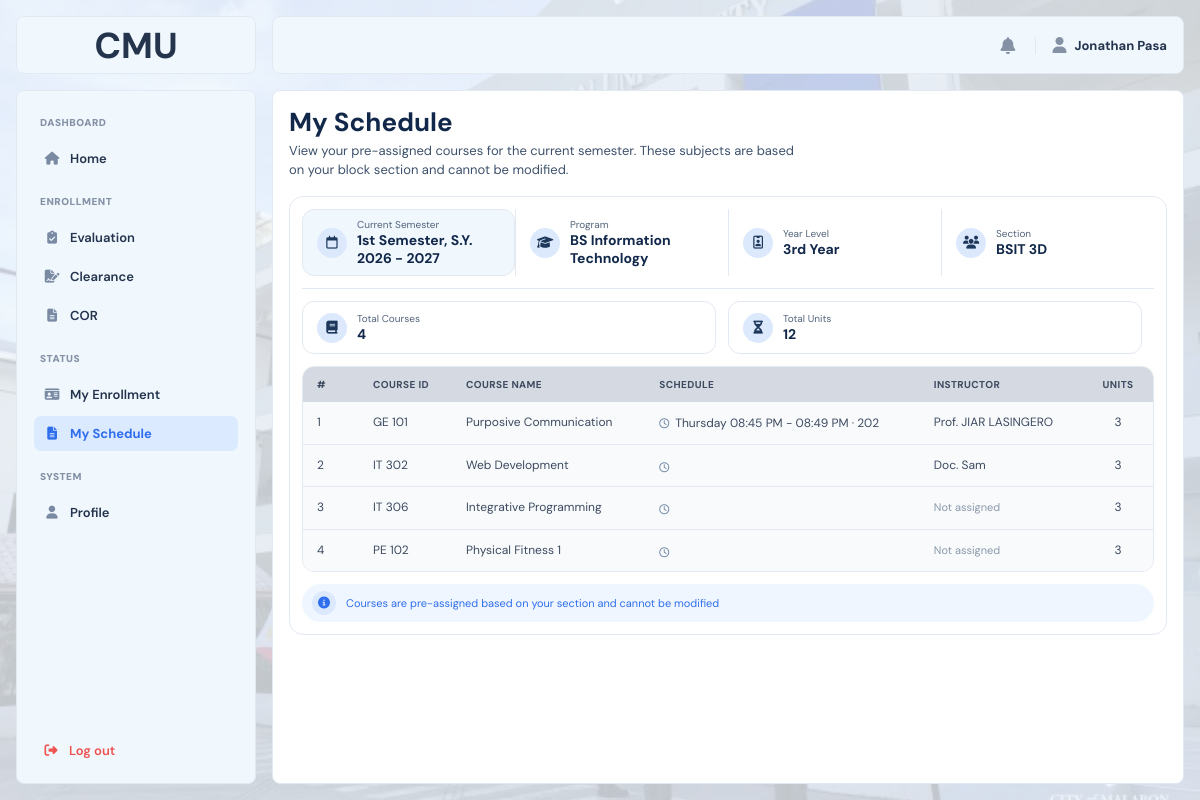
The page /?page=course_offering (signed in) on the database its author committed.
### tables this page shows
CREATE TABLE `system_settings` (
  `setting_id` int(10) UNSIGNED NOT NULL,
  `enrollment_status` enum('OPEN','CLOSED') NOT NULL DEFAULT 'CLOSED',
  `semester` varchar(50) DEFAULT NULL,
  `school_year` varchar(20) DEFAULT NULL,
  `start_date` date DEFAULT NULL,
  `end_date` date DEFAULT NULL,
  `updated_at` datetime NOT NULL DEFAULT current_timestamp() ON UPDATE current_timestamp()
);

CREATE TABLE `students` (
  `student_id` int(10) UNSIGNED NOT NULL,
  `user_id` int(10) UNSIGNED DEFAULT NULL,
  `student_number` varchar(50) NOT NULL,
  `first_name` varchar(100) NOT NULL,
  `middle_name` varchar(100) DEFAULT NULL,
  `last_name` varchar(100) NOT NULL,
  `program` varchar(100) NOT NULL,
  `year_level` int(11) NOT NULL,
  `section` varchar(50) DEFAULT NULL,
  `email` varchar(100) NOT NULL,
  `phone` varchar(20) DEFAULT NULL,
  `password_hash` varchar(255) NOT NULL,
  `enrollment_phase` enum('NOT_STARTED','EVALUATION','CLEARANCE','COR','ENROLLED') NOT NULL DEFAULT 'NOT_STARTED',
  `enrollment_status` varchar(50) NOT NULL DEFAULT 'Closed',
  `created_at` datetime NOT NULL DEFAULT current_timestamp()
);

CREATE TABLE `course_offerings` (
  `offering_id` int(10) UNSIGNED NOT NULL,
  `course_id` int(10) UNSIGNED NOT NULL,
  `program` varchar(100) NOT NULL,
  `year_level` int(11) NOT NULL,
  `section` varchar(50) NOT NULL,
  `semester` varchar(50) NOT NULL,
  `school_year` varchar(20) NOT NULL,
  `instructor_name` varchar(150) DEFAULT NULL,
  `created_at` datetime NOT NULL DEFAULT current_timestamp(),
  `updated_at` datetime NOT NULL DEFAULT current_timestamp() ON UPDATE current_timestamp()
);

CREATE TABLE `courses` (
  `course_id` int(10) UNSIGNED NOT NULL,
  `course_code` varchar(50) NOT NULL,
  `course_name` varchar(150) NOT NULL,
  `units` int(11) NOT NULL DEFAULT 3,
  `is_active` tinyint(1) NOT NULL DEFAULT 1,
  `created_at` datetime NOT NULL DEFAULT current_timestamp(),
  `updated_at` datetime NOT NULL DEFAULT current_timestamp() ON UPDATE current_timestamp()
);

### index.php (called while the page is built, shortened)
<?php
$pages = [
    'home_main' => 'main/home_main.php',
    'course_offering' => 'main/course_offering.php',
    'faculty_evaluation' => 'main/faculty_evaluation.php',
    'evaluation_form' => 'main/evaluation_form.php',
    'clearance_main' => 'main/clearance_main.php',
    'cor' => 'main/cor.php',
    'my_enrollment' => 'main/my_enrollment.php',
    'profile' => 'main/profile.php',
    'admin_home' => 'admin/admin_home.php',
    'enrollment_period' => 'admin/enrollment_period.php',
    'student_enrollment' => 'admin/student_enrollment.php',
    'clearance_submissions' => 'admin/clearance_submissions.php',
    'cor_submissions' => 'admin/cor_submissions.php',
    'course_offerings' => 'admin/course_offerings.php',
    'course_management' => 'admin/course_management.php',
    'student_management' => 'admin/student_management.php',
    'login' => 'auth/login.php',
    'forget' => 'auth/forget.php',
    'verification' => 'auth/verification.php',
    'reset' => 'auth/reset.php',
    'set_password' => 'auth/set_password.php',
    'error404' => 'error/error404.php',
    'maintenance' => 'error/maintenance.php',
    'sample' => 'sample.php',
];
$page = $_GET['page'] ?? 'login';
require FRONTEND_PATH . '/pages/' . $pages[$page];

### backend/models/student.php (called while the page is built, shortened)
<?php
function student_find_by_id(mysqli $conn, int $student_id): ?array
{
    $stmt = $conn->prepare(
        'SELECT
            s.student_id,
            s.user_id,
            s.student_number,
            s.first_name,
            s.middle_name,
            s.last_name,
            s.program,
            s.year_level,
            s.section,
            s.email,
            s.phone,
            u.role,
            s.enrollment_phase
         FROM students s
         INNER JOIN users u
            ON u.user_id = s.user_id
         WHERE s.student_id = ?
         LIMIT 1'
    );
    $stmt->bind_param('i', $student_id);
    $stmt->execute();
    $row = $stmt->get_result()->fetch_assoc();
    return $row ?: null;
}

### frontend/pages/main/course_offering.php (the view, shortened to what this page needs)
<?php
require_once dirname(__DIR__, 3) . '/backend/bootstrap.php';
require_once dirname(__DIR__, 3) . '/backend/models/student.php';
$studentId = $_SESSION['student_id'] ?? null;
$student = student_find_by_id($conn, (int) $studentId);
$semester = '';
$schoolYear = '';
$settingsResult = $conn->query(
    'SELECT semester, school_year
     FROM system_settings
     LIMIT 1'
);
if ($settingsResult && $settingsResult->num_rows > 0) {
    $settings = $settingsResult->fetch_assoc();
    $semester = $settings['semester'];
    $schoolYear = $settings['school_year'];
}
$semesterLabel = $semester . ', S.Y. ' . $schoolYear;
$programName = $student['program'];
$yearLevelNumber = (int) $student['year_level'];
if ($yearLevelNumber === 1) {
    $yearLevelLabel = '1st Year';
} elseif ($yearLevelNumber === 2) {
    $yearLevelLabel = '2nd Year';
} elseif ($yearLevelNumber === 3) {
    $yearLevelLabel = '3rd Year';
} elseif ($yearLevelNumber === 4) {
    $yearLevelLabel = '4th Year';
} else {
    $yearLevelLabel = $yearLevelNumber . 'th Year';
}
$sectionName = $student['section'];
$courses = [];
$stmt = $conn->prepare(
    'SELECT
        co.offering_id,
        c.course_code,
        c.course_name,
        c.units,
        co.instructor_name,
        GROUP_CONCAT(
            CONCAT(
                COALESCE(cos.day_of_week, ""),
                " ",
                IF(
                    cos.start_time IS NOT NULL
                    AND cos.end_time IS NOT NULL,
                    CONCAT(
                        DATE_FORMAT(cos.start_time, "%h:%i %p"),
                        " - ",
                        DATE_FORMAT(cos.end_time, "%h:%i %p")
                    ),
                    ""
                ),
                IF(
                    cos.room IS NOT NULL
                    AND cos.room <> "",
                    CONCAT(" · ", cos.room),
                    ""
                )
            )
            ORDER BY cos.schedule_id
            SEPARATOR "||"
        ) AS schedules
     FROM course_offerings co
     INNER JOIN courses c
        ON c.course_id = co.course_id
     LEFT JOIN course_offering_schedules cos
        ON cos.offering_id = co.offering_id
     WHERE co.program = ?
       AND co.year_level = ?
       AND co.section = ?
       AND co.semester = ?
       AND co.school_year = ?
     GROUP BY
        co.offering_id,
        c.course_code,
        c.course_name,
        c.units,
        co.instructor_name
     ORDER BY c.course_code ASC'
);
$stmt->bind_param(
    'sisss',
    $student['program'],
    $student['year_level'],
    $student['section'],
    $semester,
    $schoolYear
);
$stmt->execute();
$result = $stmt->get_result();
while ($row = $result->fetch_assoc()) {
    $row['schedules'] = $row['schedules'] !== null
        ? explode('||', $row['schedules'])
        : [];
    $courses[] = $row;
}
$totalCourses = count($courses);
$totalUnits   = array_sum(array_column($courses, 'units'));
?>
<!DOCTYPE html>
<html lang="en">
<head>
    <link rel="stylesheet" href="<?= BASE_URL ?>frontend/assets/css/main.css">
    <link rel="stylesheet" href="<?= BASE_URL ?>frontend/assets/css/student.css">
    <link rel="stylesheet"
          href="https://cdnjs.cloudflare.com/ajax/libs/font-awesome/6.5.2/css/all.min.css">
</head>
<body>
<div class="layout">
    <div class="imglogo">
        <span>CMU</span>
    </div>
    <?php require FRONTEND_PATH . 'includes/sidebar.php'; ?>
    <div class="overlay" id="overlay"></div>
    <div class="main">
        <?php require FRONTEND_PATH . 'includes/topbar.php'; ?>
        <div class="content">
            <section class="page-heading">
                <h1>My Schedule</h1>
                <p>
                    View your pre-assigned courses for the current semester.
                    These subjects are based on your block section and cannot be modified.
                </p>
            </section>
            <section class="co-card">
                <div class="co-info">
                    <div class="co-info-item is-highlight">
                        <span class="co-icon"><i class="fa-regular fa-calendar"></i></span>
                        <div>
                            <small>Current Semester</small>
                            <strong><?= e($semesterLabel) ?></strong>
                        </div>
                    </div>
                    <div class="co-info-item">
                        <span class="co-icon"><i class="fa-solid fa-graduation-cap"></i></span>
                        <div>
                            <small>Program</small>
                            <strong><?= e($programName) ?></strong>
                        </div>
                    </div>
                    <div class="co-info-item">
                        <span class="co-icon"><i class="fa-regular fa-id-badge"></i></span>
                        <div>
                            <small>Year Level</small>
                            <strong><?= e($yearLevelLabel) ?></strong>
                        </div>
                    </div>
                    <div class="co-info-item">
                        <span class="co-icon"><i class="fa-solid fa-users"></i></span>
                        <div>
                            <small>Section</small>
                            <strong><?= e($sectionName) ?></strong>
                        </div>
                    </div>
                </div>
                <div class="co-totals">
                    <div class="co-total-box">
                        <span class="co-icon"><i class="fa-solid fa-book"></i></span>
                        <div>
                            <small>Total Courses</small>
                            <strong><?= e($totalCourses) ?></strong>
                        </div>
                    </div>
                    <div class="co-total-box">
                        <span class="co-icon"><i class="fa-solid fa-hourglass-half"></i></span>
                        <div>
                            <small>Total Units</small>
                            <strong><?= e($totalUnits) ?></strong>
                        </div>
                    </div>
                </div>
                <div class="co-table-wrap">
                    <table class="co-table">
                        <thead>
                            <tr>
                                <th class="col-num">#</th>
                                <th>Course ID</th>
                                <th>Course Name</th>
                                <th>Schedule</th>
                                <th>Instructor</th>
                                <th class="col-units">Units</th>
                            </tr>
                        </thead>
                        <tbody>
                            <?php if (empty($courses)): ?>
                                <tr>
                                    <td colspan="6" class="co-empty">
                                        No courses have been assigned to your section yet.
                                    </td>
                                </tr>
                            <?php else: ?>
                                <?php foreach ($courses as $i => $course): ?>
                                    <tr>
                                        <td class="col-num">
                                            <?= $i + 1 ?>
                                        </td>
                                        <td>
                                            <?= e($course['course_code']) ?>
                                        </td>
                                        <td>
                                            <?= e($course['course_name']) ?>
                                        </td>
                                        <td>
                                            <?php if (!empty($course['schedules'])): ?>
                                                <?php foreach ($course['schedules'] as $schedule): ?>
                                                    <div class="co-schedule-item">
                                                        <i class="fa-regular fa-clock"></i>
                                                        <?= e($schedule) ?>
                                                    </div>
                                                <?php endforeach; ?>
                                            <?php else: ?>
                                                <span class="co-not-assigned">
                                                    Not finalized
                                                </span>
                                            <?php endif; ?>
                                        </td>
                                        <td>
                                            <?php if (!empty($course['instructor_name'])): ?>
                                                <?= e($course['instructor_name']) ?>
                                            <?php else: ?>
                                                <span class="co-not-assigned">
                                                    Not assigned
                                                </span>
                                            <?php endif; ?>
                                        </td>
                                        <td class="col-units">
                                            <?= e($course['units']) ?>
                                        </td>
                                    </tr>
                                <?php endforeach; ?>
                            <?php endif; ?>
                        </tbody>
                    </table>
                </div>
                <div class="co-note">
                    <span class="co-note-icon"><i class="fa-solid fa-circle-info"></i></span>
                    Courses are pre-assigned based on your section and cannot be modified
                </div>
            </section>
        </div>
    </div>
</div>
</body>
</html>

### frontend/assets/css/main.css (style rules this page uses)
:root { --graystuble: #F8FAFC; --bluesubtle: #F0F7FD; --primary: #2f6fed; --primary-dark: #1c3f8f; --text: #24344d; --muted: #8592a6; --panel: #fbfcfe; --white: #ffffff; --border: #e3e9f2; --chip-bg: #eef1f6; --chip-color: #5b6b85; --blue: #2f6fed; --blue-bg: #dce9fd; --light-blue: #f8fafc; --lightest-blue: #eff6ff; --green: #2fb872; --green-bg: #d9f3e4; --orange: #f0a021; --orange-bg: #fcecc9; --danger: #ef5350; --danger-bg: #fbdedd; --table-head-bg: #1e293f; --table-head-text: #ffffff; --tips-grad-start: #1c3f8f; --tips-grad-end: #2f6fed; --tips-icon-bg: rgba(255, 255, 255, 0.2); --tips-text: rgba(255, 255, 255, 0.9); --teal: #0f9aa0; --teal-bg: #d7f1f2; --radius-sm: 8px; --radius-md: 14px; --sidebar-w: 240px; }
* { box-sizing: border-box; }
html, body { margin: 0; padding: 0; min-height: 100%; }
body { background-image: url('../img/cmu.png'); background-size: cover; background-position: center; background-repeat: no-repeat; font-family: "DM Sans", sans-serif; color: var(--text); overflow-x: hidden; }
.layout { display: grid; grid-template-columns: 240px minmax(0, 1fr); grid-template-rows: 58px minmax(0, 1fr); gap: 16px; width: 100%; min-height: 100vh; background: rgb(240, 247, 253, 0.8); padding: 16px; }
.imglogo { grid-column: 1; grid-row: 1; display: flex; align-items: center; justify-content: center; padding: 16px; background: var(--bluesubtle); border: 1px solid var(--border); border-radius: var(--radius-sm); }
.imglogo span { font-size: 36px; font-weight: 700; }
.main { grid-column: 2; grid-row: 1 / 3; display: grid; grid-template-rows: 58px minmax(0, 1fr); gap: 16px; min-width: 0; min-height: 0; background: transparent; }
.content { width: 100%; min-width: 0; min-height: 0; padding: 16px; background: var(--bluesubtle); border: 1px solid var(--border); border-radius: var(--radius-sm); overflow-y: auto; }
.content { display: flex; flex-direction: column; gap: 16px; width: 100%; min-width: 0; min-height: 0; padding: 16px; background: var(--white); border: 1px solid var(--border); border-radius: var(--radius-sm); overflow-y: auto; }
@media (min-width: 769px) { .layout > .imglogo { position: fixed; top: 16px; left: 16px; width: var(--sidebar-w, 240px); height: 58px; z-index: 31; } }

### rows shown on the page
system_settings: semesterLabel "1st Semester, S.Y. 2026 - 2027"
students: program "BS Information Technology", year_level "3rd Year", section "BSIT 3D"
course_offerings: course.course_code "GE 101", course.course_name "Purposive Communication", schedule "Thursday 08:45 PM - 08:49 PM · 202", instructor_name "Prof. JIAR LASINGERO", course.units "3"
course_offerings: course.course_code "IT 302", course.course_name "Web Development", instructor_name "Doc. Sam", course.units "3"
course_offerings: course.course_code "IT 306", course.course_name "Integrative Programming", shows "Not assigned", course.units "3"
course_offerings: course.course_code "PE 102", course.course_name "Physical Fitness 1", shows "Not assigned", course.units "3"

### other values the page prints
$section['title'] "ENROLLMENT"
$item['label'] "Evaluation"
$item['label'] "Clearance"
$item['label'] "COR"
$section['title'] "STATUS"
$item['label'] "My Enrollment"
$item['label'] "My Schedule"
$section['title'] "SYSTEM"
$item['label'] "Profile"
$userName "Jonathan Pasa"
$totalCourses "4"
$totalUnits "12"
